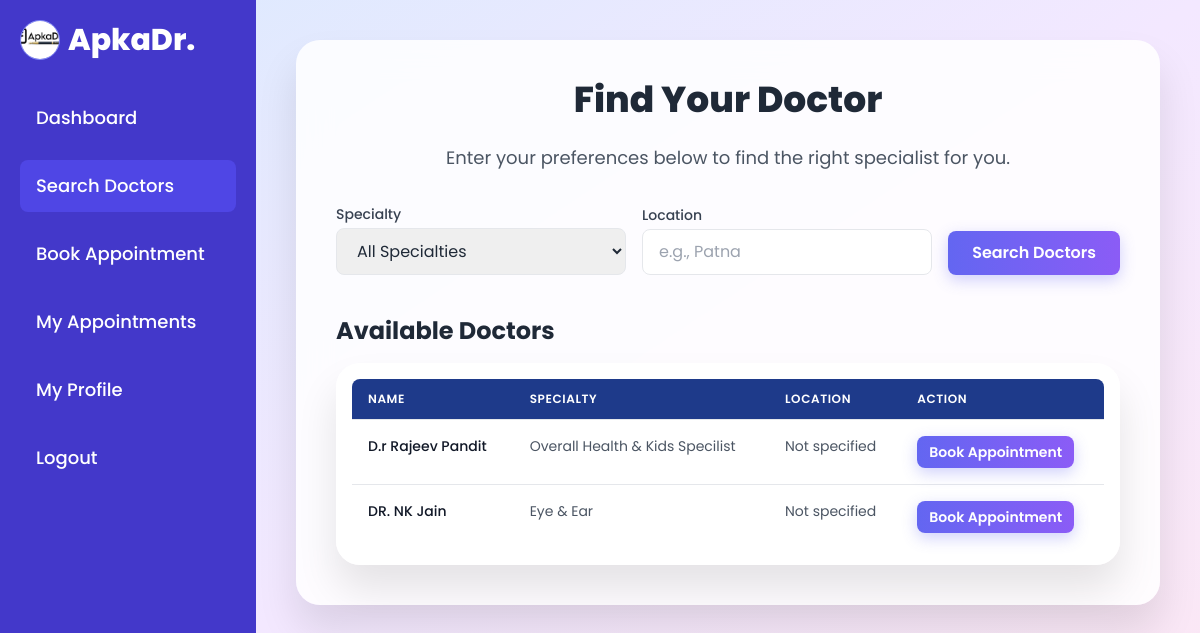
Screenshot of /user/search_doctors (signed in) with the database file from the repository.
### backend/models.py (models this page shows, shortened)
class Doctor(db.Model):
    id = db.Column(db.Integer, primary_key=True)
    full_name = db.Column(db.String(100), nullable=False)
    email = db.Column(db.String(100), unique=True, nullable=False)
    phone = db.Column(db.String(20), nullable=False)
    specialty = db.Column(db.String(100), nullable=False)
    password = db.Column(db.String(200), nullable=False)   # Hashed
    status = db.Column(db.String(20), nullable=False, default='pending')   # 'pending' or 'approved'
    photo = db.Column(db.String(200))   # Path to uploaded photo
    age = db.Column(db.Integer(), nullable=True)  # Added age field
    address = db.Column(db.String(200), nullable=True) # Added address field
    appointments = db.relationship('Appointment', backref='doctor', lazy=True, primaryjoin="Doctor.id == Appointment.doctor_id")

### backend/controllers.py (the view)
@app.route("/user/search_doctors", methods=["GET"])
def search_doctors():
    if session.get("user_type") != "general":
        flash("Unauthorized access", "danger")
        return redirect(url_for("login_page"))
    doctors_query = Doctor.query.filter_by(status='approved')
    all_approved_doctors = Doctor.query.filter_by(status='approved').all()
    specialties = sorted(list(set([d.specialty for d in all_approved_doctors])))
    specialty_filter = request.args.get("specialty")
    location_filter = request.args.get("location")
    if specialty_filter and specialty_filter != "Choose...":
        doctors_query = doctors_query.filter_by(specialty=specialty_filter)
    if location_filter:
        flash("Location search is not fully implemented yet, searching by specialty only.", "info")
    doctors = doctors_query.all()
    return render_template(
        "user/search_doctors.html",
        doctors=doctors,
        specialties=specialties,
        selected_specialty=specialty_filter if specialty_filter else "Choose...",
        selected_location=location_filter if location_filter else ""
    )

### templates/user/search_doctors.html (shortened to what this page needs)
<!DOCTYPE html>
<html lang="en">
<head>
    <script src="https://cdn.tailwindcss.com"></script>
</head>
<body class="bg-gradient-to-br from-blue-100 via-purple-100 to-pink-100 min-h-screen flex flex-col">
    <div class="flex flex-1">
        <nav id="sidebar" class="sidebar fixed inset-y-0 left-0 bg-indigo-700 text-white w-64 p-5 z-50 md:relative md:translate-x-0">
            <div class="flex justify-between items-center mb-10 md:mb-8">
                <div class="hidden md:flex items-center gap-2">
                    <img src="/static/images/apkadr.logo.jpg" alt="ApkaDr. Logo" class="h-10 w-10 rounded-full object-cover border border-indigo-400">
                    <h4 class="text-3xl font-extrabold">ApkaDr.</h4>
                </div>
            </div>
            <ul class="nav flex flex-col space-y-4">
                <li><a class="nav-link block py-3 px-4 rounded-lg hover:bg-indigo-600 transition duration-200 text-white text-lg font-medium" href="{{ url_for('user_dashboard', user_id=session.get('user_id')) }}">Dashboard</a></li>
                <li><a class="nav-link block py-3 px-4 rounded-lg bg-indigo-600 text-white text-lg font-medium" href="{{ url_for('search_doctors') }}">Search Doctors</a></li>
                <li><a class="nav-link block py-3 px-4 rounded-lg hover:bg-indigo-600 transition duration-200 text-white text-lg font-medium" href="{{ url_for('book_appointment') }}">Book Appointment</a></li>
                <li><a class="nav-link block py-3 px-4 rounded-lg hover:bg-indigo-600 transition duration-200 text-white text-lg font-medium" href="{{ url_for('my_appointments') }}">My Appointments</a></li>
                <li><a class="nav-link block py-3 px-4 rounded-lg hover:bg-indigo-600 transition duration-200 text-white text-lg font-medium" href="{{ url_for('user_profile') }}">My Profile</a></li>
                <li><a class="nav-link block py-3 px-4 rounded-lg hover:bg-indigo-600 transition duration-200 text-white text-lg font-medium" href="{{ url_for('logout') }}">Logout</a></li>
            </ul>
        </nav>
        <main class="flex-1 p-6 md:p-10 md:w-full">
            <div class="card-aesthetic p-6 md:p-10 max-w-5xl mx-auto">
                <h2 class="text-3xl md:text-4xl font-extrabold text-gray-800 mb-6 text-center">Find Your Doctor</h2>
                <p class="text-gray-600 text-lg mb-8 text-center">Enter your preferences below to find the right specialist for you.</p>
                <form class="space-y-6 md:space-y-0 md:flex md:gap-4 items-end mb-10" method="GET" action="{{ url_for('search_doctors') }}">
                    <div class="flex-1">
                        <label for="specialty" class="block text-sm font-medium text-gray-700 mb-1">Specialty</label>
                        <select id="specialty" name="specialty" class="input-aesthetic block w-full px-4 py-2.5 rounded-lg text-gray-800">
                            <option value="" {% if not selected_specialty or selected_specialty == 'Choose...' %}selected{% endif %}>All Specialties</option>
                        </select>
                    </div>
                    <div class="flex-1">
                        <label for="location" class="block text-sm font-medium text-gray-700 mb-1">Location</label>
                        <input type="text" class="input-aesthetic block w-full px-4 py-2.5 rounded-lg text-gray-800 placeholder-gray-400" id="location" name="location" placeholder="e.g., Patna" value="{{ selected_location }}">
                    </div>
                    <div>
                        <button type="submit" class="button-aesthetic w-full md:w-auto px-6 py-2.5 rounded-lg text-white font-semibold focus:outline-none focus:ring-2 focus:ring-offset-2 focus:ring-indigo-500">
                            Search Doctors
                        </button>
                    </div>
                </form>
                <div>
                    <h3 class="text-2xl font-bold text-gray-800 mb-4">Available Doctors</h3>
                    <div class="card-aesthetic overflow-x-auto p-4 hidden md:block">
                        <table class="min-w-full divide-y divide-gray-200 doctor-table">
                            <thead class="bg-gray-50">
                                <tr>
                                    <th scope="col" class="px-4 py-3 text-left text-xs font-medium uppercase tracking-wider rounded-tl-lg">Name</th>
                                    <th scope="col" class="px-4 py-3 text-left text-xs font-medium uppercase tracking-wider">Specialty</th>
                                    <th scope="col" class="px-4 py-3 text-left text-xs font-medium uppercase tracking-wider">Location</th>
                                    <th scope="col" class="px-4 py-3 text-left text-xs font-medium uppercase tracking-wider rounded-tr-lg">Action</th>
                                </tr>
                            </thead>
                            <tbody class="bg-white divide-y divide-gray-200">
                                {% for doctor in doctors %}
                                <tr class="doctor-table-row">
                                    <td class="px-4 py-3 text-sm font-medium text-gray-900">{{ doctor.full_name }}</td>
                                    <td class="px-4 py-3 text-sm text-gray-600">{{ doctor.specialty }}</td>
                                    <td class="px-4 py-3 text-sm text-gray-600">{{ doctor.location if doctor.location else 'Not specified' }}</td>
                                    <td class="px-4 py-3 text-sm">
                                        <a href="{{ url_for('book_appointment', doctor_id=doctor.id) }}" class="button-aesthetic inline-block px-3 py-1.5 rounded-lg text-white font-semibold text-sm">Book Appointment</a>
                                    </td>
                                </tr>
                                {% else %}
                                <tr>
                                    <td colspan="4" class="px-4 py-3 text-center text-sm text-gray-600">No doctors found matching your criteria.</td>
                                </tr>
                                {% endfor %}
                            </tbody>
                        </table>
                    </div>
                </div>
            </div>
        </main>
    </div>
</body>
</html>

### templates/user/search_doctors.html (style rules this page uses)
body { font-family: 'Poppins', sans-serif; overflow-x: hidden; }
:root { --apkadr-dark-blue: #1e3a8a; --apkadr-gold: #facc15; --apkadr-black: #343a40; --apkadr-light-gray: #f7f7f7; --apkadr-white: #ffffff; }
.card-aesthetic { background: rgba(255, 255, 255, 0.85); backdrop-filter: blur(16px); border-radius: 1.5rem; box-shadow: 0 25px 40px rgba(0, 0, 0, 0.1); transition: transform 0.3s ease, box-shadow 0.3s ease; }
.input-aesthetic { border: 1px solid #e5e7eb; transition: all 0.3s ease; }
.button-aesthetic { background: linear-gradient(to right, #6366f1, #8b5cf6); transition: all 0.3s ease; box-shadow: 0 5px 15px rgba(99, 102, 241, 0.3); }
.sidebar { transition: transform 0.3s ease-in-out; transform: translateX(-100%); box-shadow: 5px 0 15px rgba(0,0,0,0.1); }
@media (min-width: 768px) { .sidebar { transform: translateX(0); position: relative; box-shadow: none; } }
@media (min-width: 768px) { .md\:w-full { width: 100%; } }
.doctor-table-row { transition: background-color 0.2s ease; }
.doctor-table thead { background-color: var(--apkadr-dark-blue); }
.doctor-table th { color: var(--apkadr-white); font-weight: 600; text-align: left; vertical-align: top; padding: 0.75rem 1rem; }
.doctor-table td { text-align: left; vertical-align: top; padding: 1rem; }

### rows the page displays
Doctor: full_name "D.r Rajeev Pandit", specialty "Overall Health & Kids Specilist", location "Not specified"
Doctor: full_name "DR. NK Jain", specialty "Eye & Ear", location "Not specified"
